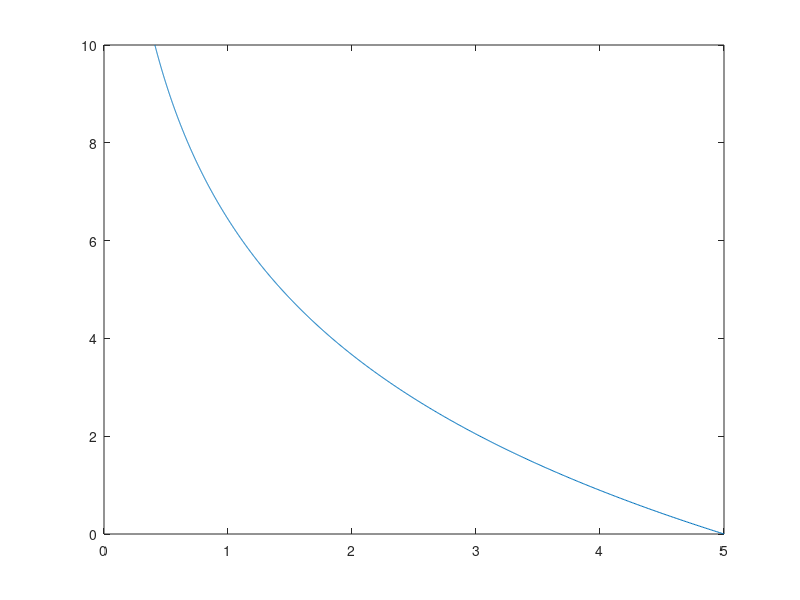

MATLAB code to generate this figure:
k = 0.25;
h = 0.01;
x(1) = 5;
t = [0: h: 10];

%numerical
for i = 1:length(t)-1
    x(i+1) = x(i) + h*(-k*x(i));
end
figure(1)


xA = x(1)*exp(-k*t);
figure(2)
plot(xA, t);

mse = mean((x - xA).^2);

fprintf("Mean squared error is: %f \n", mse);

xn(1) = 5;
h1 = 0.001;
t1 = [0: h: 10];

xAn = xn(1)*exp(-k*t1);

for i = 1:length(t1)-1
    xn(i+1) = xn(i) + h1*(-k*xn(i));
end

msen = mean((xn - xAn).^2);

fprintf("New mean squared error is: %f \n", msen);



    
    
    
    
    
